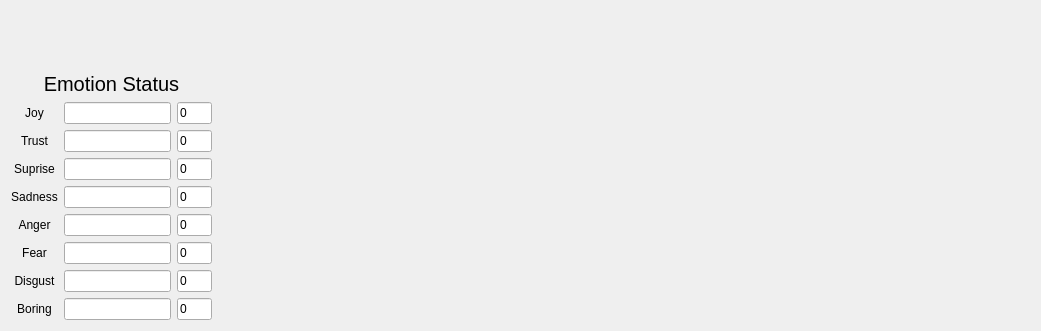
   <widget class="QWidget" name="horizontalLayoutWidget_5">
    <property name="geometry">
     <rect>
      <x>230</x>
      <y>10</y>
      <width>1041</width>
      <height>331</height>
     </rect>
    </property>
    <layout class="QHBoxLayout" name="horizontalLayout_6" stretch="1,2,2">
     <item>
      <layout class="QVBoxLayout" name="verticalLayout_9" stretch="1,8">
       <property name="sizeConstraint">
        <enum>QLayout::SetDefaultConstraint</enum>
       </property>
       <item>
        <widget class="QLabel" name="label_17">
         <property name="font">
          <font>
           <pointsize>15</pointsize>
          </font>
         </property>
         <property name="layoutDirection">
          <enum>Qt::LeftToRight</enum>
         </property>
         <property name="text">
          <string>Emotion Status</string>
         </property>
         <property name="textFormat">
          <enum>Qt::PlainText</enum>
         </property>
         <property name="alignment">
          <set>Qt::AlignBottom|Qt::AlignHCenter</set>
         </property>
        </widget>
       </item>
       <item>
        <layout class="QGridLayout" name="gridLayout_2" columnstretch="1,3,1" columnminimumwidth="0,0,0">
         <property name="sizeConstraint">
          <enum>QLayout::SetMinimumSize</enum>
         </property>
         <item row="1" column="2">
          <widget class="QLineEdit" name="lineEdit_emotion2">
           <property name="text">
            <string>0</string>
           </property>
          </widget>
         </item>
         <item row="5" column="2">
          <widget class="QLineEdit" name="lineEdit_emotion6">
           <property name="text">
            <string>0</string>
           </property>
          </widget>
         </item>
         <item row="3" column="0">
          <widget class="QLabel" name="label_8">
           <property name="text">
            <string>Sadness</string>
           </property>
           <property name="alignment">
            <set>Qt::AlignCenter</set>
           </property>
          </widget>
         </item>
         <item row="7" column="1">
          <widget class="QProgressBar" name="progressBar_emotion8">
           <property name="styleSheet">
            <string notr="true">QProgressBar::chunk{background:green}</string>
           </property>
           <property name="value">
            <number>0</number>
           </property>
           <property name="textVisible">
            <bool>false</bool>
           </property>
          </widget>
         </item>
         <item row="7" column="2">
          <widget class="QLineEdit" name="lineEdit_emotion8">
           <property name="text">
            <string>0</string>
           </property>
          </widget>
         </item>
         <item row="0" column="2">
          <widget class="QLineEdit" name="lineEdit_emotion1">
           <property name="text">
            <string>0</string>
           </property>
          </widget>
         </item>
         <item row="4" column="0">
          <widget class="QLabel" name="label_9">
           <property name="contextMenuPolicy">
            <enum>Qt::ActionsContextMenu</enum>
           </property>
           <property name="text">
            <string>Anger</string>
           </property>
           <property name="alignment">
            <set>Qt::AlignCenter</set>
           </property>
          </widget>
         </item>
         <item row="7" column="0">
          <widget class="QLabel" name="label_12">
           <property name="contextMenuPolicy">
            <enum>Qt::ActionsContextMenu</enum>
           </property>
           <property name="text">
            <string>Boring</string>
           </property>
           <property name="alignment">
            <set>Qt::AlignCenter</set>
           </property>
          </widget>
         </item>
         <item row="1" column="1">
          <widget class="QProgressBar" name="progressBar_emotion2">
           <property name="styleSheet">
            <string notr="true">QProgressBar::chunk{background:green}</string>
           </property>
           <property name="value">
            <number>0</number>
           </property>
           <property name="textVisible">
            <bool>false</bool>
           </property>
          </widget>
         </item>
         <item row="4" column="2">
          <widget class="QLineEdit" name="lineEdit_emotion5">
           <property name="text">
            <string>0</string>
           </property>
          </widget>
         </item>
         <item row="6" column="2">
          <widget class="QLineEdit" name="lineEdit_emotion7">
           <property name="text">
            <string>0</string>
           </property>
          </widget>
         </item>
         <item row="0" column="1">
          <widget class="QProgressBar" name="progressBar_emotion1">
           <property name="styleSheet">
            <string notr="true">QProgressBar::chunk{background:green}</string>
           </property>
           <property name="value">
            <number>0</number>
           </property>
           <property name="textVisible">
            <bool>false</bool>
           </property>
          </widget>
         </item>
         <item row="2" column="2">
          <widget class="QLineEdit" name="lineEdit_emotion3">
           <property name="text">
            <string>0</string>
           </property>
          </widget>
         </item>
         <item row="0" column="0">
          <widget class="QLabel" name="label_5">
           <property name="text">
            <string>Joy</string>
           </property>
           <property name="alignment">
            <set>Qt::AlignCenter</set>
           </property>
          </widget>
         </item>
         <item row="3" column="2">
          <widget class="QLineEdit" name="lineEdit_emotion4">
           <property name="text">
            <string>0</string>
           </property>
          </widget>
         </item>
         <item row="3" column="1">
          <widget class="QProgressBar" name="progressBar_emotion4">
           <property name="styleSheet">
            <string notr="true">QProgressBar::chunk{background:green}</string>
           </property>
           <property name="value">
            <number>0</number>
           </property>
           <property name="textVisible">
            <bool>false</bool>
           </property>
          </widget>
         </item>
         <item row="2" column="1">
          <widget class="QProgressBar" name="progressBar_emotion3">
           <property name="styleSheet">
            <string notr="true">QProgressBar::chunk{background:green}</string>
           </property>
           <property name="value">
            <number>0</number>
           </property>
           <property name="textVisible">
            <bool>false</bool>
           </property>
          </widget>
         </item>
         <item row="6" column="0">
          <widget class="QLabel" name="label_11">
           <property name="contextMenuPolicy">
            <enum>Qt::ActionsContextMenu</enum>
           </property>
           <property name="text">
            <string>Disgust</string>
           </property>
           <property name="alignment">
            <set>Qt::AlignCenter</set>
           </property>
          </widget>
         </item>
         <item row="1" column="0">
          <widget class="QLabel" name="label_6">
           <property name="text">
            <string>Trust</string>
           </property>
           <property name="alignment">
            <set>Qt::AlignCenter</set>
           </property>
          </widget>
         </item>
         <item row="2" column="0">
          <widget class="QLabel" name="label_7">
           <property name="text">
            <string>Suprise</string>
           </property>
           <property name="alignment">
            <set>Qt::AlignCenter</set>
           </property>
          </widget>
         </item>
         <item row="5" column="0">
          <widget class="QLabel" name="label_10">
           <property name="contextMenuPolicy">
            <enum>Qt::ActionsContextMenu</enum>
           </property>
           <property name="text">
            <string>Fear</string>
           </property>
           <property name="alignment">
            <set>Qt::AlignCenter</set>
           </property>
          </widget>
         </item>
         <item row="6" column="1">
          <widget class="QProgressBar" name="progressBar_emotion7">
           <property name="styleSheet">
            <string notr="true">QProgressBar::chunk{background:green}</string>
           </property>
           <property name="value">
            <number>0</number>
           </property>
           <property name="textVisible">
            <bool>false</bool>
           </property>
          </widget>
         </item>
         <item row="5" column="1">
          <widget class="QProgressBar" name="progressBar_emotion6">
           <property name="styleSheet">
            <string notr="true">QProgressBar::chunk{background:green}</string>
           </property>
           <property name="value">
            <number>0</number>
           </property>
           <property name="textVisible">
            <bool>false</bool>
           </property>
          </widget>
         </item>
         <item row="4" column="1">
          <widget class="QProgressBar" name="progressBar_emotion5">
           <property name="styleSheet">
            <string notr="true">QProgressBar::chunk{background:green}</string>
           </property>
           <property name="value">
            <number>0</number>
           </property>
           <property name="textVisible">
            <bool>false</bool>
           </property>
          </widget>
         </item>
        </layout>
       </item>
      </layout>
     </item>
     <item>
      <widget class="QLabel" name="label_emotion_image">
       <property name="minimumSize">
        <size>
         <width>200</width>
         <height>200</height>
        </size>
       </property>
       <property name="text">
        <string/>
       </property>
       <property name="pixmap">
        <pixmap resource="../resources/images.qrc">:/images/emotion.png</pixmap>
       </property>
       <property name="alignment">
        <set>Qt::AlignCenter</set>
       </property>
      </widget>
     </item>
     <item>
      <widget class="QLabel" name="label_emotion_express">
       <property name="minimumSize">
        <size>
         <width>200</width>
         <height>200</height>
        </size>
       </property>
       <property name="locale">
        <locale language="Chinese" country="China"/>
       </property>
       <property name="text">
        <string/>
       </property>
       <property name="pixmap">
        <pixmap resource="../resources/images.qrc">:/images/emotion.png</pixmap>
       </property>
       <property name="alignment">
        <set>Qt::AlignCenter</set>
       </property>
      </widget>
     </item>
    </layout>
   </widget>
